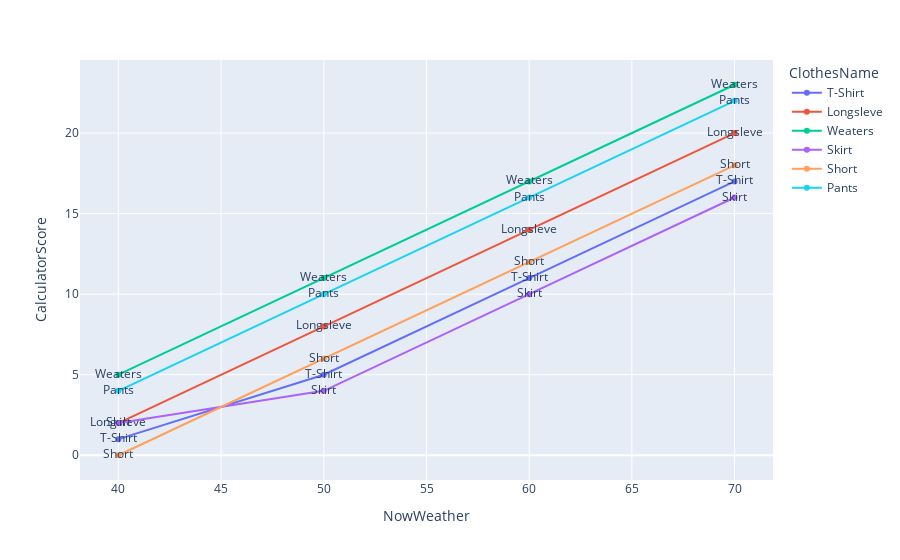

The code cell stored with this chart in its notebook:
### Code cell
list_sigle_show_humd = []
for now_humd in range(40, 80, 10):
    for iloc_count in range(len(df_sigle)):
        calculator = weather_result_humd(   user_weatherLike, 33, now_humd, # 10 , 23 , 30
                                            df_sigle.iloc[iloc_count].ClothesName, df_sigle.iloc[iloc_count].WeatherScore
                                        )
        
        list_sigle_show_humd.append([now_humd, 
                                    df_sigle.iloc[iloc_count].ClothesName, 
                                    df_sigle.iloc[iloc_count].WeatherScore, 
                                    calculator])
        
df_sigle_show_humd = pd.DataFrame(list_sigle_show_humd, columns=["NowWeather", "ClothesName", "WeatherScore","CalculatorScore"])




fig = px.line(df_sigle_show_humd,     
    x = 'NowWeather',
    y = 'CalculatorScore',
    color = 'ClothesName',
    text= "ClothesName")
fig.show()

# fig = px
# 32 度

### Figure 1 — Plotly figure (JSON) as saved in the notebook; plotly's stock layout.template omitted (floating-point values rounded to 4 significant figures)
{"data": [{"hovertemplate": "ClothesName=%{text}<br>NowWeather=%{x}<br>CalculatorScore=%{y}<extra></extra>", "legendgroup": "T-Shirt", "line": {"color": "#636efa", "dash": "solid"}, "marker": {"symbol": "circle"}, "mode": "markers+text+lines", "name": "T-Shirt", "orientation": "v", "showlegend": true, "text": ["T-Shirt", "T-Shirt", "T-Shirt", "T-Shirt"], "type": "scatter", "x": [40, 50, 60, 70], "xaxis": "x", "y": [1.0, 5.0, 11, 17], "yaxis": "y"}, {"hovertemplate": "ClothesName=%{text}<br>NowWeather=%{x}<br>CalculatorScore=%{y}<extra></extra>", "legendgroup": "Longsleve", "line": {"color": "#EF553B", "dash": "solid"}, "marker": {"symbol": "circle"}, "mode": "markers+text+lines", "name": "Longsleve", "orientation": "v", "showlegend": true, "text": ["Longsleve", "Longsleve", "Longsleve", "Longsleve"], "type": "scatter", "x": [40, 50, 60, 70], "xaxis": "x", "y": [2.0, 8, 14, 20], "yaxis": "y"}, {"hovertemplate": "ClothesName=%{text}<br>NowWeather=%{x}<br>CalculatorScore=%{y}<extra></extra>", "legendgroup": "Weaters", "line": {"color": "#00cc96", "dash": "solid"}, "marker": {"symbol": "circle"}, "mode": "markers+text+lines", "name": "Weaters", "orientation": "v", "showlegend": true, "text": ["Weaters", "Weaters", "Weaters", "Weaters"], "type": "scatter", "x": [40, 50, 60, 70], "xaxis": "x", "y": [5.0, 11, 17, 23], "yaxis": "y"}, {"hovertemplate": "ClothesName=%{text}<br>NowWeather=%{x}<br>CalculatorScore=%{y}<extra></extra>", "legendgroup": "Skirt", "line": {"color": "#ab63fa", "dash": "solid"}, "marker": {"symbol": "circle"}, "mode": "markers+text+lines", "name": "Skirt", "orientation": "v", "showlegend": true, "text": ["Skirt", "Skirt", "Skirt", "Skirt"], "type": "scatter", "x": [40, 50, 60, 70], "xaxis": "x", "y": [2.0, 4.0, 10, 16], "yaxis": "y"}, {"hovertemplate": "ClothesName=%{text}<br>NowWeather=%{x}<br>CalculatorScore=%{y}<extra></extra>", "legendgroup": "Short", "line": {"color": "#FFA15A", "dash": "solid"}, "marker": {"symbol": "circle"}, "mode": "markers+text+lines", "name": "Short", "orientation": "v", "showlegend": true, "text": ["Short", "Short", "Short", "Short"], "type": "scatter", "x": [40, 50, 60, 70], "xaxis": "x", "y": [1.776e-15, 6.0, 12, 18], "yaxis": "y"}, {"hovertemplate": "ClothesName=%{text}<br>NowWeather=%{x}<br>CalculatorScore=%{y}<extra></extra>", "legendgroup": "Pants", "line": {"color": "#19d3f3", "dash": "solid"}, "marker": {"symbol": "circle"}, "mode": "markers+text+lines", "name": "Pants", "orientation": "v", "showlegend": true, "text": ["Pants", "Pants", "Pants", "Pants"], "type": "scatter", "x": [40, 50, 60, 70], "xaxis": "x", "y": [4.0, 10, 16, 22], "yaxis": "y"}], "layout": {"legend": {"title": {"text": "ClothesName"}, "tracegroupgap": 0}, "margin": {"t": 60}, "xaxis": {"anchor": "y", "domain": [0, 1], "title": {"text": "NowWeather"}}, "yaxis": {"anchor": "x", "domain": [0, 1], "title": {"text": "CalculatorScore"}}}}
